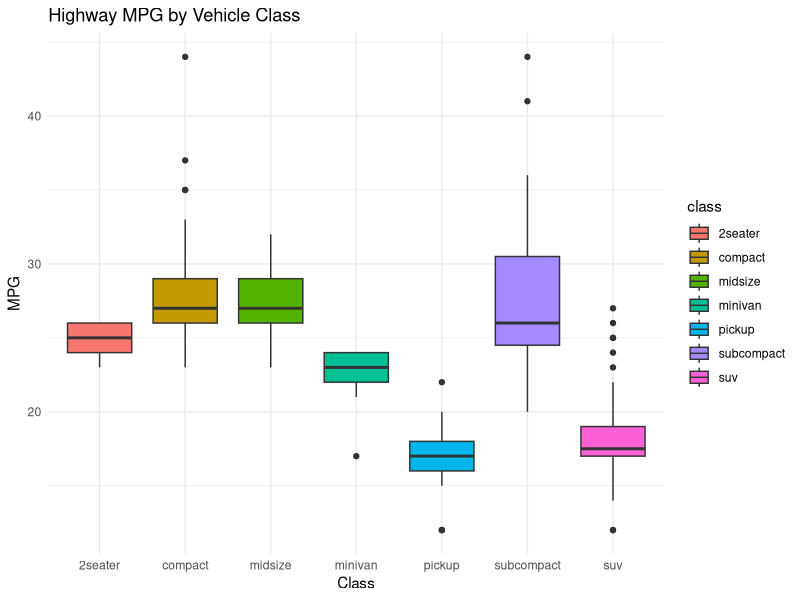

Write the R code that produced this figure.
## ---- chunk 1
#Load a dataset and library
library(ggplot2)
data("mpg")
## ---- chunk 2
#Simple analysis
summary(mpg$hwy)

#Generate a ggplot2 chart
ggplot(mpg, aes(x=class, y=hwy, fill=class)) +
  geom_boxplot() +
  theme_minimal() +
  labs(title="Highway MPG by Vehicle Class", x="Class", y="MPG")
